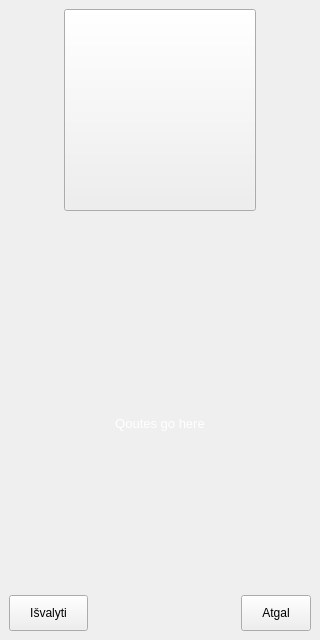
<?xml version="1.0" encoding="UTF-8"?>
<ui version="4.0">
 <class>BeerCounter</class>
 <widget class="QMainWindow" name="BeerCounter">
  <property name="geometry">
   <rect>
    <x>0</x>
    <y>0</y>
    <width>320</width>
    <height>640</height>
   </rect>
  </property>
  <property name="windowTitle">
   <string>Skaičiuoklė</string>
  </property>
  <property name="windowIcon">
   <iconset resource="Images.qrc">
    <normaloff>:/images/alus.png</normaloff>:/images/alus.png</iconset>
  </property>
  <property name="styleSheet">
   <string notr="true">#BeerCounter{ border-image:url(:/images/background.png); } </string>
  </property>
  <widget class="QWidget" name="centralwidget">
   <layout class="QVBoxLayout" name="verticalLayout" stretch="4,0,0,5,0,1">
    <item>
     <layout class="QHBoxLayout" name="horizontalLayout_3" stretch="2,7,2">
      <item>
       <spacer name="horizontalSpacer">
        <property name="orientation">
         <enum>Qt::Horizontal</enum>
        </property>
        <property name="sizeHint" stdset="0">
         <size>
          <width>20</width>
          <height>20</height>
         </size>
        </property>
       </spacer>
      </item>
      <item>
       <widget class="QPushButton" name="btnCount">
        <property name="sizePolicy">
         <sizepolicy hsizetype="MinimumExpanding" vsizetype="Expanding">
          <horstretch>0</horstretch>
          <verstretch>0</verstretch>
         </sizepolicy>
        </property>
        <property name="minimumSize">
         <size>
          <width>100</width>
          <height>140</height>
         </size>
        </property>
        <property name="baseSize">
         <size>
          <width>100</width>
          <height>140</height>
         </size>
        </property>
        <property name="font">
         <font>
          <pointsize>15</pointsize>
         </font>
        </property>
        <property name="autoFillBackground">
         <bool>false</bool>
        </property>
        <property name="styleSheet">
         <string notr="true">#btnCount{ border-image:url(:/images/bok_title.png); color:black; } 
</string>
        </property>
        <property name="text">
         <string/>
        </property>
        <property name="iconSize">
         <size>
          <width>120</width>
          <height>120</height>
         </size>
        </property>
       </widget>
      </item>
      <item>
       <spacer name="horizontalSpacer_3">
        <property name="orientation">
         <enum>Qt::Horizontal</enum>
        </property>
        <property name="sizeHint" stdset="0">
         <size>
          <width>20</width>
          <height>20</height>
         </size>
        </property>
       </spacer>
      </item>
     </layout>
    </item>
    <item>
     <spacer name="verticalSpacer_3">
      <property name="orientation">
       <enum>Qt::Vertical</enum>
      </property>
      <property name="sizeHint" stdset="0">
       <size>
        <width>20</width>
        <height>40</height>
       </size>
      </property>
     </spacer>
    </item>
    <item>
     <spacer name="verticalSpacer">
      <property name="orientation">
       <enum>Qt::Vertical</enum>
      </property>
      <property name="sizeHint" stdset="0">
       <size>
        <width>20</width>
        <height>40</height>
       </size>
      </property>
     </spacer>
    </item>
    <item>
     <layout class="QHBoxLayout" name="horizontalLayout_2" stretch="0">
      <item>
       <widget class="QLabel" name="qouteLabel">
        <property name="sizePolicy">
         <sizepolicy hsizetype="Preferred" vsizetype="MinimumExpanding">
          <horstretch>0</horstretch>
          <verstretch>0</verstretch>
         </sizepolicy>
        </property>
        <property name="maximumSize">
         <size>
          <width>320</width>
          <height>16777215</height>
         </size>
        </property>
        <property name="font">
         <font>
          <pointsize>10</pointsize>
         </font>
        </property>
        <property name="autoFillBackground">
         <bool>false</bool>
        </property>
        <property name="styleSheet">
         <string notr="true">#qouteLabel { color:white;}</string>
        </property>
        <property name="text">
         <string>Qoutes go here</string>
        </property>
        <property name="scaledContents">
         <bool>false</bool>
        </property>
        <property name="alignment">
         <set>Qt::AlignCenter</set>
        </property>
        <property name="wordWrap">
         <bool>true</bool>
        </property>
       </widget>
      </item>
     </layout>
    </item>
    <item>
     <spacer name="verticalSpacer_2">
      <property name="orientation">
       <enum>Qt::Vertical</enum>
      </property>
      <property name="sizeHint" stdset="0">
       <size>
        <width>20</width>
        <height>40</height>
       </size>
      </property>
     </spacer>
    </item>
    <item>
     <layout class="QHBoxLayout" name="horizontalLayout">
      <item>
       <widget class="QPushButton" name="btnClear">
        <property name="styleSheet">
         <string notr="true">#btnClear {
border-image:url(:/images/batonas.png);
padding:10px 20px 10px 20px;
}</string>
        </property>
        <property name="text">
         <string>Išvalyti</string>
        </property>
       </widget>
      </item>
      <item>
       <spacer name="horizontalSpacer_2">
        <property name="orientation">
         <enum>Qt::Horizontal</enum>
        </property>
        <property name="sizeHint" stdset="0">
         <size>
          <width>40</width>
          <height>20</height>
         </size>
        </property>
       </spacer>
      </item>
      <item>
       <widget class="QPushButton" name="btnBack">
        <property name="styleSheet">
         <string notr="true">#btnBack {
border-image:url(:/images/batonas.png);
padding:10px 20px 10px 20px;
}</string>
        </property>
        <property name="text">
         <string>Atgal</string>
        </property>
       </widget>
      </item>
     </layout>
    </item>
   </layout>
  </widget>
 </widget>
 <resources>
  <include location="Images.qrc"/>
 </resources>
 <connections/>
</ui>
